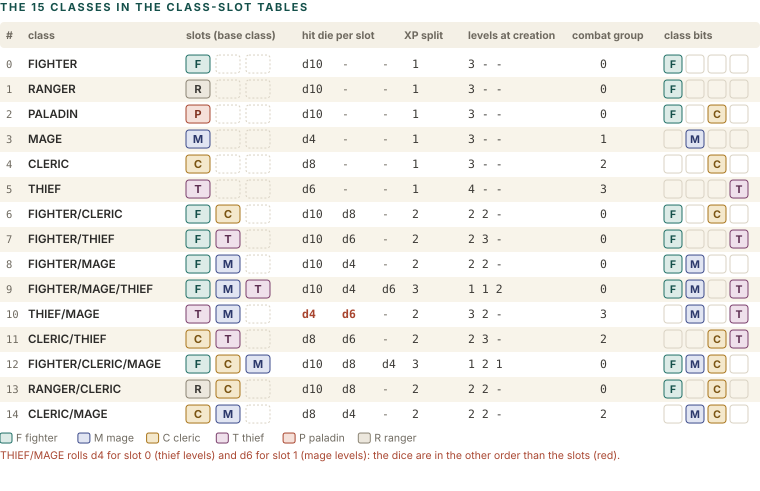

Recreate this plot in Python.
import sys; sys.path.insert(0, '.')
from figlib import *

# The 15 classes as the class-slot tables see them (gClassSlotBaseClass ds:35D4, gHitDieSlot0/1/2 ds:174B/175A/1769,
# gClassSlotCount ds:115F, gClassStartLevels ds:5EF9, gClassCombatGroup ds:116E, gClassBaseBits ds:1231).
NAMES = ["FIGHTER", "RANGER", "PALADIN", "MAGE", "CLERIC", "THIEF", "FIGHTER/CLERIC", "FIGHTER/THIEF", "FIGHTER/MAGE",
         "FIGHTER/MAGE/THIEF", "THIEF/MAGE", "CLERIC/THIEF", "FIGHTER/CLERIC/MAGE", "RANGER/CLERIC", "CLERIC/MAGE"]
BASE = [[0], [5], [4], [1], [2], [3], [0, 2], [0, 3], [0, 1], [0, 1, 3], [3, 1], [2, 3], [0, 2, 1], [5, 2], [2, 1]]
HD0 = [10, 10, 10, 4, 8, 6, 10, 10, 10, 10, 4, 8, 10, 10, 8]
HD1 = [0, 0, 0, 0, 0, 0, 8, 6, 4, 4, 6, 6, 8, 8, 4]
HD2 = [0, 0, 0, 0, 0, 0, 0, 0, 0, 6, 0, 0, 4, 0, 0]
SPLIT = [1, 1, 1, 1, 1, 1, 2, 2, 2, 3, 2, 2, 3, 2, 2]
START = [[3, 0, 0], [3, 0, 0], [3, 0, 0], [3, 0, 0], [3, 0, 0], [4, 0, 0], [2, 2, 0], [2, 3, 0], [2, 2, 0], [1, 1, 2],
         [3, 2, 0], [2, 3, 0], [1, 2, 1], [2, 2, 0], [2, 2, 0]]
GROUP = [0, 0, 0, 1, 2, 3, 0, 0, 0, 0, 3, 2, 0, 0, 2]
BITS = [1, 1, 5, 2, 4, 8, 5, 9, 3, 11, 10, 12, 7, 5, 6]
LET = "FMCTPR"
KIND = ["teal", "navy", "ochre", "plum", "red", "grey"]
RH = 25
Y0 = 56
H = Y0 + 15 * RH + 60
c = Canvas(760, H)
c.section(0, 11, "The 15 classes in the class-slot tables")

cols = {"idx": 6, "name": 28, "slots": 186, "dice": 302, "split": 404, "start": 468, "group": 572, "bits": 664}
hdr = [("class", cols["name"], "start"), ("slots (base class)", cols["slots"], "start"), ("hit die per slot", cols["dice"], "start"),
       ("XP split", cols["split"], "start"), ("levels at creation", cols["start"], "start"),
       ("combat group", cols["group"], "start"), ("class bits", cols["bits"], "start")]
c.rect(0, 22, 760, 26, fill=PANEL, stroke="none", rx=4)
c.text(cols["idx"], 39, "#", size=10.5, weight=700, color=MUTED)
for t, x, a in hdr:
    c.text(x, 39, t, size=10.5, weight=700, color=MUTED)

for i in range(15):
    y = Y0 + i * RH
    if i % 2 == 1:
        c.rect(0, y - 4, 760, RH, fill="#F8F4EA", stroke="none", rx=0)
    c.text(cols["idx"], y + 12, str(i), size=10.5, color=MUTED, mono=True)
    c.text(cols["name"], y + 12, NAMES[i], size=11.5, weight=600, color=INK)
    for s in range(3):
        x = cols["slots"] + s * 30
        if s < len(BASE[i]):
            b = BASE[i][s]
            tc, sc, fc = PAL[KIND[b]]
            c.rect(x, y - 1, 24, 18, fill=fc, stroke=sc, sw=1, rx=3)
            c.text(x + 12, y + 12, LET[b], size=11, weight=700, color=tc, anchor="middle")
        else:
            c.rect(x, y - 1, 24, 18, fill="none", stroke=RULE, sw=1, rx=3, dash="2 2")
    dice = [HD0[i], HD1[i], HD2[i]]
    for s in range(3):
        x = cols["dice"] + s * 40
        if s < len(BASE[i]):
            swapped = (i == 10)
            c.text(x, y + 12, "d%d" % dice[s], size=11.5, color=("#A8452F" if swapped else INK2), weight=(700 if swapped else 400), mono=True)
        else:
            c.text(x, y + 12, "-", size=11.5, color=MUTED, mono=True)
    c.text(cols["split"] + 8, y + 12, str(SPLIT[i]), size=11.5, color=INK2, mono=True)
    c.text(cols["start"], y + 12, "  ".join(str(v) if s < len(BASE[i]) else "-" for s, v in enumerate(START[i])), size=11.5, color=INK2, mono=True)
    c.text(cols["group"] + 28, y + 12, str(GROUP[i]), size=11.5, color=INK2, mono=True)
    for k, (bit, lab, kd) in enumerate([(1, "F", "teal"), (2, "M", "navy"), (4, "C", "ochre"), (8, "T", "plum")]):
        x = cols["bits"] + k * 22
        tc, sc, fc = PAL[kd]
        if BITS[i] & bit:
            c.rect(x, y - 1, 18, 18, fill=fc, stroke=sc, sw=1, rx=3)
            c.text(x + 9, y + 12, lab, size=10.5, weight=700, color=tc, anchor="middle")
        else:
            c.rect(x, y - 1, 18, 18, fill="none", stroke=RULE, sw=1, rx=3)

yy = Y0 + 15 * RH + 4
c.legend(0, yy + 6, [("teal", "F fighter"), ("navy", "M mage"), ("ochre", "C cleric"), ("plum", "T thief"), ("red", "P paladin"), ("grey", "R ranger")], size=10.5)
c.text(0, yy + 24, "THIEF/MAGE rolls d4 for slot 0 (thief levels) and d6 for slot 1 (mage levels): the dice are in the other order than the slots (red).", size=10.5, color="#A8452F")
c.save("figs/chr_classes.svg")
